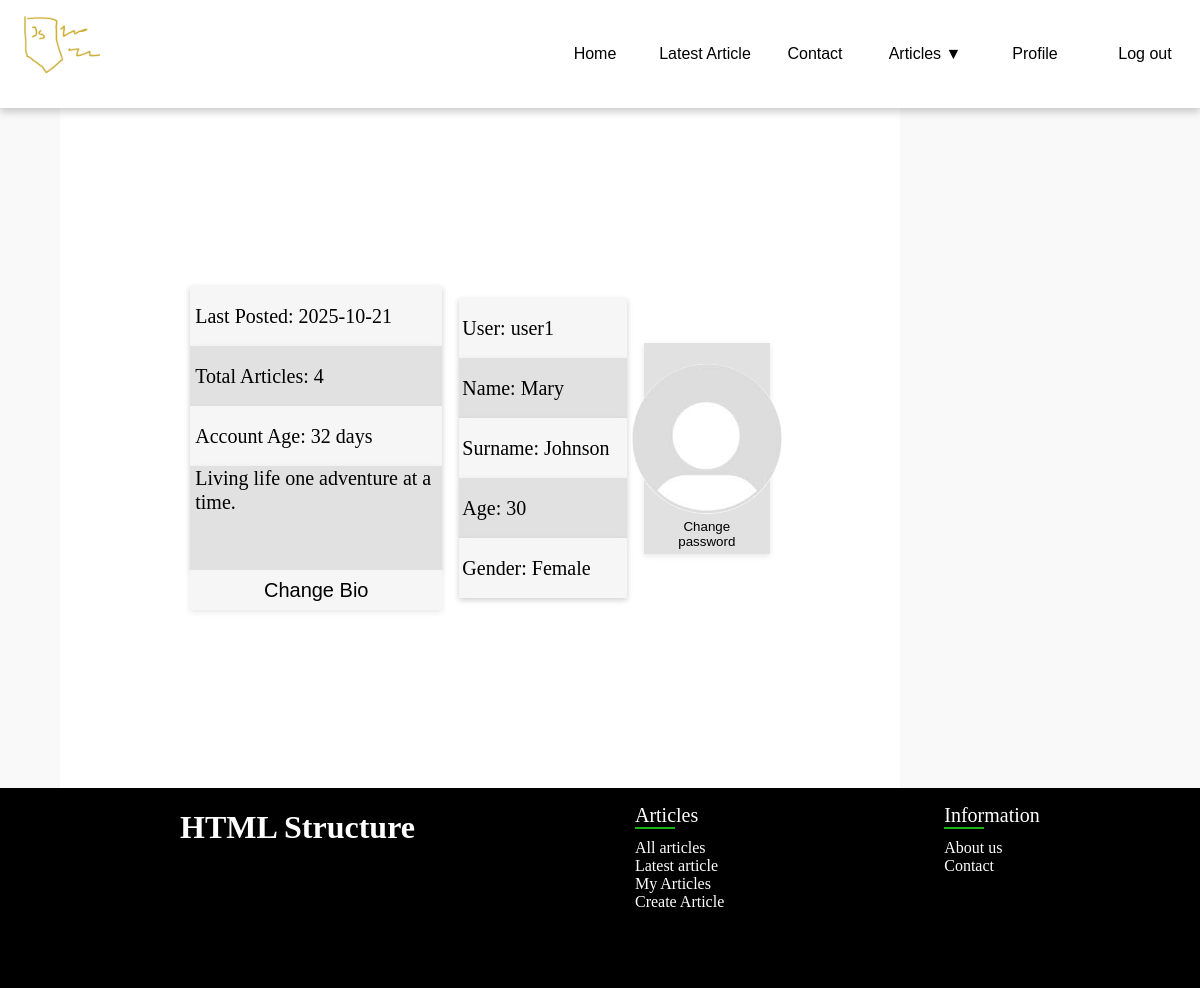
Page /profile.php (signed in) on the earlier database version.
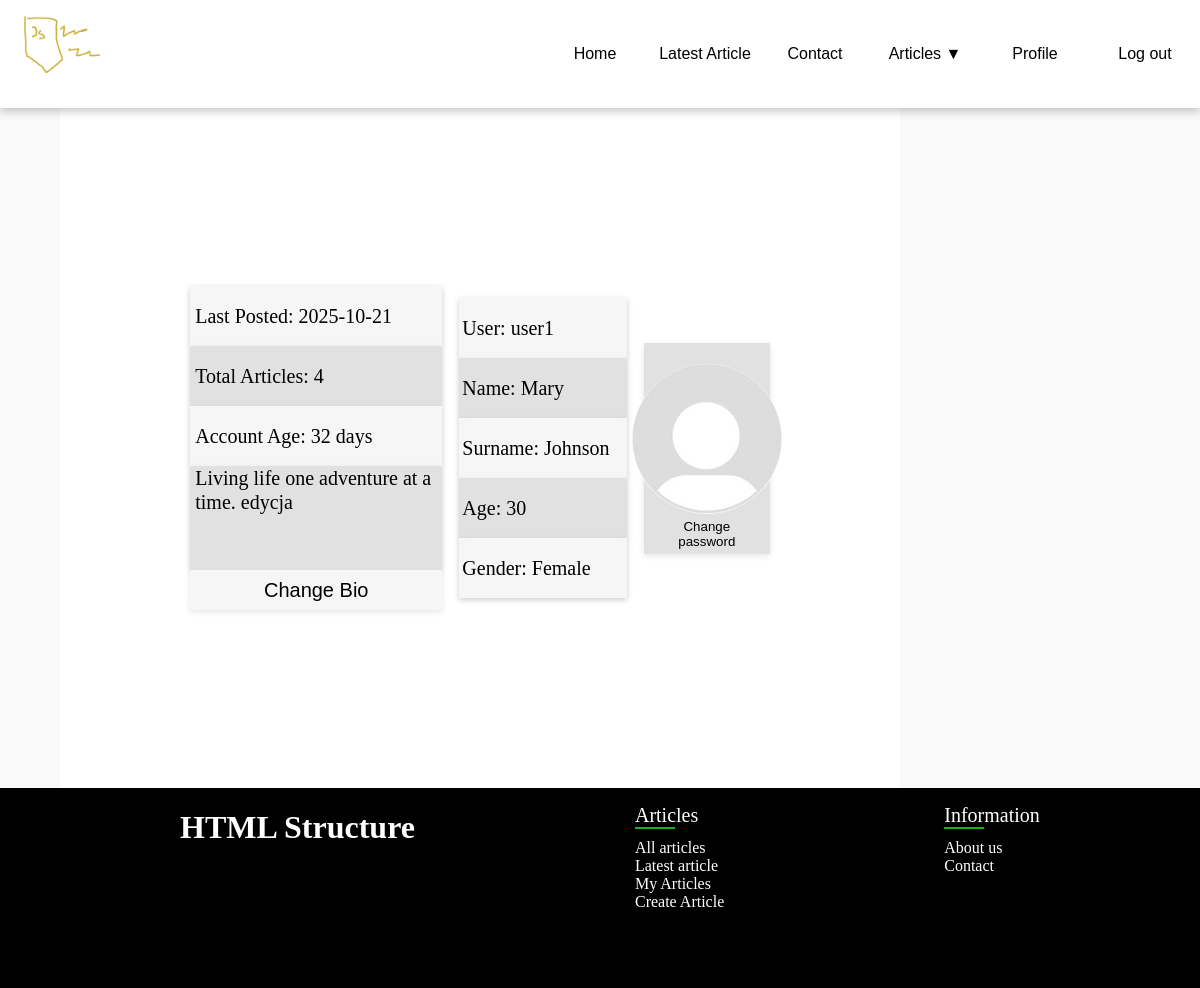
Same page on the later database version.
### tables this page shows
CREATE TABLE `articles` (
  `id` int(11) NOT NULL,
  `title` text DEFAULT NULL,
  `article` text DEFAULT NULL,
  `ownerID` int(11) DEFAULT NULL,
  `date` date DEFAULT NULL,
  `image` text DEFAULT NULL,
  `categoryID` int(11) DEFAULT NULL
);

CREATE TABLE `user_data` (
  `userID` int(11) NOT NULL,
  `name` text DEFAULT NULL,
  `surname` text DEFAULT NULL,
  `age` int(11) DEFAULT NULL,
  `gender` varchar(10) DEFAULT NULL,
  `pfp` varchar(255) DEFAULT NULL,
  `dataID` int(11) NOT NULL,
  `bio` text DEFAULT NULL,
  `accAge` datetime DEFAULT NULL
);

CREATE TABLE `users` (
  `id` int(11) NOT NULL,
  `login` text DEFAULT NULL,
  `password` text DEFAULT NULL,
  `role` varchar(10) DEFAULT NULL
);

### profile.php (the view, shortened to what this page needs)
<?php
require('php/connection.php');
include('php/functions.php');
$user = checkSession($con);
if(isset($_GET['mode'])){
    $mode = $_GET['mode'];
}
else{
    $mode = 'none';
}
$query = $con->prepare("SELECT count(*) FROM articles WHERE ownerID = ?");
$query->bind_param("i",$user['id']);
$query->execute();
$articlesCount = $query->get_result()->fetch_row()[0];
$query = $con->prepare("SELECT date FROM articles WHERE ownerID = ? ORDER BY id DESC LIMIT 1");
$query->bind_param("i",$user['id']);
$query->execute();
$lastPosted = $query->get_result()->fetch_row()[0];
$query = $con->prepare("SELECT DATEDIFF(NOW(), accAge) AS accAge FROM user_data WHERE userID = ? LIMIT 1");
$query->bind_param("i",$user['id']);
$query->execute();
$accAge = $query->get_result()->fetch_row()[0];
$role = getRole($user);
?>
<!DOCTYPE html>
<html lang="pl">
<head>
    <link rel="stylesheet" href="style.css">
</head>
<body>
    <?php
    getNav($role);
    ?>
    <div class="container">
        <main class="profile">
                <div id='account'>
                    <div>Last Posted: <?php echo $lastPosted;?></div>
                    <div>Total Articles: <?php echo $articlesCount;?></div>
                    <div>Account Age: <?php echo $accAge;?> days</div>
                    <?php
                    if($mode == 'editbio'){
                    ?>
                        <form method='post' action='profile.php'>
                            <textarea name='bio'><?php echo $user['bio'];?></textarea>
                            <button type="submit">Save bio</button>
                        </form>
                    <?php
                    }
                    else{
                    ?>
                        <div id='bio'><?php echo $user['bio'];?></div>
                        <button onClick="location.href='profile.php?mode=editbio'">Change Bio</button>
                    <?php
                    }
                    ?>
                </div>
                <div id='user'>
                    <?php
                    if($mode == 'edituser'){
                    ?>
                    <?php
                    }
                    else{
                    ?>
                        <div>User: <?php echo $user['login'];?></div>
                        <div>Name: <?php echo $user['name'];?></div>
                        <div>Surname: <?php echo $user['surname'];?></div>
                        <div>Age: <?php echo $user['age']; ?></div>
                        <div>Gender: <?php echo $user['gender'];?></div>
                    <?php
                    }
                    ?>
                </div>
                <aside>
                    <img src="static/pfp/<?php echo $user['pfp']; ?>" alt="Profile picture" width="150vw" height="150vh">
                    <button onClick="location.href='php/changepassword.php'">Change password</button>
                </aside>
        </main>
    </div>
    <?php
    getFooter($role);
    ?>
</body>
</html>

### php/functions.php (shortened to what this page needs)
<?php
function getNav($role){
    echo "<nav>
        <img id='logo' src='static/logo.png' alt='logo'>
        <div class='nav-buttons'>
            <button onclick=\"location.href='index.php'\">Home</button>
            <button onclick=\"location.href='article.php'\">Latest Article</button>
            <button onclick=\"location.href='contact.php'\">Contact</button>";
    if(isUser($role)){
        echo "<div class='dropdown'>";
            echo "<button class='dropbtn'>Articles ▼</button>";
        echo "</div>";
        echo "<button onclick=\"location.href='profile.php'\">Profile</button>";
        echo "<button onclick=\"location.href='logout.php'\">Log out</button>";
    }
    else{
        echo "<button onclick=\"location.href='login.php'\">Log in</button>";
    }
    echo "</div>
        <img id='hamburger' src='static/hamburger.png' alt='hamburger'>
        <img id='x' src='static/x.png' alt='x'>
        </nav>";
}
function getFooter($role){
    echo "<footer>
        <h1>HTML Structure</h1>
        <ul>
            <li>Articles</li>
            <li><span></span></li>
            <li><a href='index.php'>All articles</a></li>
            <li><a href='article.php'>Latest article</a></li>
            ";
    if(isUser($role)){
        echo "<li><a href='myarticles.php'>My Articles</a></li>
              <li><a href='managearticle.php'>Create Article</a></li>";
    }
    echo "</ul>
        <ul>
            <li>Information</li>
            <li><span></span></li>
            <li><a href='#'>About us</a></li>
            <li><a href='contact.php'>Contact</a></li>
        </ul>
    </footer>
    <button onclick=\"scrollToTop()\" id=\"scroll\" style=\"display: none\">↑</button>
    <script src=\"script.js\"></script>";
}
function checkSession($con){
    if(isset($_SESSION["userID"])){
        $id = $_SESSION["userID"];
        $query = $con->prepare("SELECT * FROM users u INNER JOIN user_data ud ON ud.userID = u.id  WHERE u.id = ? LIMIT 1");
        $query->bind_param("i", $id);
        $query->execute();
        $result = $query->get_result();
        if($result && mysqli_num_rows($result) > 0){
            return $result->fetch_assoc();
        }
    }
}
function isAdmin($role){
    return $role == "admin" ||  isSuperAdmin($role);
}
function isSuperAdmin($role){
    return $role == "superadmin";
}
function isUser($role){
    return $role == 'user' || isAdmin($role);
}

### style.css (style rules this page uses)
html,body { margin: 0; padding: 0; width: 100%; scrollbar-width: none; -ms-overflow-style: none; scroll-behavior: smooth; }
.container { width: 100%; display: flex; flex-direction: column; flex-wrap: wrap; background-color: #f9f9f9; }
main { min-height: 85vh; margin-left: 5%; display: flex; flex-direction: column; flex-wrap: wrap; align-content: space-around; align-items: center; }
.profile { width: 70%; background-color: white; font-size: 20px; display: flex; flex-direction: row; justify-content: center; }
.profile div { box-shadow: 0 2px 6px rgba(0,0,0,0.1); width: 20%; margin-right: 2%; }
.profile #account { width: 30%; }
.profile div div { padding-left: 2%; height: 3em; width: 98%; line-height: 3em; }
.profile #account #bio { height: 13vh; line-height: 1.2em; }
.profile div div:nth-child(even) { background-color: #e1e1e1; }
.profile div div:nth-child(odd) { background-color: #f6f6f6; }
.profile div button { font-size: 20px; width: 100%; border:none; cursor: pointer; transition: 0.3s ease; background-color: transparent; background-color: #e1e1e1; height: 5vh; }
.profile #account button { background-color: #f6f6f6; }
.profile aside { display: flex; flex-direction: column; width: 15%; background-color: #e1e1e1; box-shadow: 0 2px 6px rgba(0,0,0,0.1); align-items: center; padding-top: 2.5%; }
.profile aside button { width: 85%; border:none; cursor: pointer; transition: 0.3s ease; background-color: transparent; background-color: #e1e1e1; height: 5vh; }
.profile img { border-radius: 50% }
ul { margin-left: 15%; list-style-type: none; }
footer { height: 25vh; width: 100%; background-color: rgb(0, 0, 0); color: white; display: flex; align-content: center; }
footer>ul li:first-child { font-size: 20px; }
footer span { display: block; width: 40px; height: 2px; margin-bottom: 10px; background-color: rgb(24, 177, 24); }
footer a { text-decoration: none; color: white; transition: ease-in-out 0.5s; }
footer h1 { margin-left: 15%; }
nav { display: flex; padding: 0; position: sticky; top: 0; z-index: 9999; background-color: white; box-shadow: 0px 4px 8px 0px rgba(0,0,0,0.2); }
.dropdown { position: relative; display: inline-block; height: auto; width: 10%; }
#logo { height: 100px; width: 100px; }
.nav-buttons { display: flex; flex-direction: row; justify-content: flex-end; align-items: center; width: 100%; height: auto; background-color: white; }
.nav-buttons button { border: none; color: #000; font-size: 16px; cursor: pointer; transition: background-color 0.3s ease, border 0.1s ease; }
.nav-buttons > button { background-color: transparent; width: 10%; height: 13.5vh; }
.dropbtn { background-color: transparent; width: 100%; height: 13.5vh; }

Differences in the rows shown:
changed user_data "Mary": bio "Living life one adventure at a time." → "Living life one adventure at a time. edycja"
